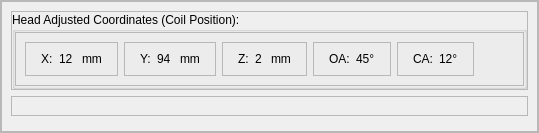
        <widget class="QFrame" name="frame_22">
         <property name="sizePolicy">
          <sizepolicy hsizetype="Expanding" vsizetype="Preferred">
           <horstretch>0</horstretch>
           <verstretch>0</verstretch>
          </sizepolicy>
         </property>
         <property name="font">
          <font>
           <family>Segoe UI</family>
          </font>
         </property>
         <property name="frameShape">
          <enum>QFrame::StyledPanel</enum>
         </property>
         <property name="frameShadow">
          <enum>QFrame::Raised</enum>
         </property>
         <layout class="QHBoxLayout" name="horizontalLayout_21">
          <property name="leftMargin">
           <number>0</number>
          </property>
          <property name="topMargin">
           <number>0</number>
          </property>
          <property name="rightMargin">
           <number>0</number>
          </property>
          <property name="bottomMargin">
           <number>0</number>
          </property>
          <item>
           <widget class="QFrame" name="frame_31">
            <property name="maximumSize">
             <size>
              <width>1677777</width>
              <height>1677777</height>
             </size>
            </property>
            <property name="font">
             <font>
              <family>Segoe UI</family>
             </font>
            </property>
            <property name="frameShape">
             <enum>QFrame::StyledPanel</enum>
            </property>
            <property name="frameShadow">
             <enum>QFrame::Raised</enum>
            </property>
            <layout class="QVBoxLayout" name="verticalLayout_10">
             <item alignment="Qt::AlignTop">
              <widget class="QFrame" name="frame_7">
               <property name="font">
                <font>
                 <family>Segoe UI</family>
                </font>
               </property>
               <property name="frameShape">
                <enum>QFrame::StyledPanel</enum>
               </property>
               <property name="frameShadow">
                <enum>QFrame::Raised</enum>
               </property>
               <layout class="QVBoxLayout" name="verticalLayout_17">
                <property name="leftMargin">
                 <number>0</number>
                </property>
                <property name="topMargin">
                 <number>0</number>
                </property>
                <property name="rightMargin">
                 <number>0</number>
                </property>
                <property name="bottomMargin">
                 <number>0</number>
                </property>
                <item>
                 <widget class="QGroupBox" name="groupBox_7">
                  <property name="font">
                   <font>
                    <family>Segoe UI</family>
                   </font>
                  </property>
                  <property name="title">
                   <string>Head Adjusted Coordinates (Coil Position):</string>
                  </property>
                  <layout class="QVBoxLayout" name="verticalLayout_15">
                   <property name="leftMargin">
                    <number>0</number>
                   </property>
                   <property name="topMargin">
                    <number>0</number>
                   </property>
                   <property name="rightMargin">
                    <number>0</number>
                   </property>
                   <property name="bottomMargin">
                    <number>0</number>
                   </property>
                   <item>
                    <widget class="QFrame" name="frame_10">
                     <property name="font">
                      <font>
                       <family>Segoe UI</family>
                      </font>
                     </property>
                     <property name="frameShape">
                      <enum>QFrame::StyledPanel</enum>
                     </property>
                     <property name="frameShadow">
                      <enum>QFrame::Raised</enum>
                     </property>
                     <layout class="QHBoxLayout" name="horizontalLayout_7">
                      <item>
                       <widget class="QFrame" name="frame_60">
                        <property name="font">
                         <font>
                          <family>Segoe UI</family>
                         </font>
                        </property>
                        <property name="frameShape">
                         <enum>QFrame::StyledPanel</enum>
                        </property>
                        <property name="frameShadow">
                         <enum>QFrame::Raised</enum>
                        </property>
                        <layout class="QHBoxLayout" name="horizontalLayout_23">
                         <property name="leftMargin">
                          <number>15</number>
                         </property>
                         <property name="rightMargin">
                          <number>15</number>
                         </property>
                         <item>
                          <widget class="QLabel" name="label_24">
                           <property name="font">
                            <font>
                             <family>Segoe UI</family>
                            </font>
                           </property>
                           <property name="text">
                            <string>X:</string>
                           </property>
                          </widget>
                         </item>
                         <item>
                          <widget class="QLabel" name="xlabelShow">
                           <property name="font">
                            <font>
                             <family>Segoe UI</family>
                            </font>
                           </property>
                           <property name="text">
                            <string>12 </string>
                           </property>
                          </widget>
                         </item>
                         <item>
                          <widget class="QLabel" name="label_7">
                           <property name="text">
                            <string>mm</string>
                           </property>
                          </widget>
                         </item>
                        </layout>
                       </widget>
                      </item>
                      <item>
                       <widget class="QFrame" name="frame_62">
                        <property name="font">
                         <font>
                          <family>Segoe UI</family>
                         </font>
                        </property>
                        <property name="frameShape">
                         <enum>QFrame::StyledPanel</enum>
                        </property>
                        <property name="frameShadow">
                         <enum>QFrame::Raised</enum>
                        </property>
                        <layout class="QHBoxLayout" name="horizontalLayout_24">
                         <property name="leftMargin">
                          <number>15</number>
                         </property>
                         <property name="rightMargin">
                          <number>15</number>
                         </property>
                         <item>
                          <widget class="QLabel" name="label_25">
                           <property name="font">
                            <font>
                             <family>Segoe UI</family>
                            </font>
                           </property>
                           <property name="text">
                            <string>Y:</string>
                           </property>
                          </widget>
                         </item>
                         <item>
                          <widget class="QLabel" name="YlabelShow">
                           <property name="font">
                            <font>
                             <family>Segoe UI</family>
                            </font>
                           </property>
                           <property name="text">
                            <string>94 </string>
                           </property>
                          </widget>
                         </item>
                         <item>
                          <widget class="QLabel" name="label_8">
                           <property name="text">
                            <string>mm</string>
                           </property>
                          </widget>
                         </item>
                        </layout>
                       </widget>
                      </item>
                      <item>
                       <widget class="QFrame" name="frame_64">
                        <property name="font">
                         <font>
                          <family>Segoe UI</family>
                         </font>
                        </property>
                        <property name="frameShape">
                         <enum>QFrame::StyledPanel</enum>
                        </property>
                        <property name="frameShadow">
                         <enum>QFrame::Raised</enum>
                        </property>
                        <layout class="QHBoxLayout" name="horizontalLayout_26">
                         <property name="leftMargin">
                          <number>15</number>
                         </property>
                         <property name="rightMargin">
                          <number>15</number>
                         </property>
                         <item>
                          <widget class="QLabel" name="label_26">
                           <property name="font">
                            <font>
                             <family>Segoe UI</family>
                            </font>
                           </property>
                           <property name="text">
                            <string>Z:</string>
                           </property>
                          </widget>
                         </item>
                         <item>
                          <widget class="QLabel" name="ZlabelShow">
                           <property name="font">
                            <font>
                             <family>Segoe UI</family>
                            </font>
                           </property>
                           <property name="text">
                            <string>2 </string>
                           </property>
                          </widget>
                         </item>
                         <item>
                          <widget class="QLabel" name="label_9">
                           <property name="text">
                            <string>mm</string>
                           </property>
                          </widget>
                         </item>
                        </layout>
                       </widget>
                      </item>
                      <item>
                       <widget class="QFrame" name="frame_63">
                        <property name="font">
                         <font>
                          <family>Segoe UI</family>
                         </font>
                        </property>
                        <property name="frameShape">
                         <enum>QFrame::StyledPanel</enum>
                        </property>
                        <property name="frameShadow">
                         <enum>QFrame::Raised</enum>
                        </property>
                        <layout class="QHBoxLayout" name="horizontalLayout_25">
                         <property name="leftMargin">
                          <number>15</number>
                         </property>
                         <property name="rightMargin">
                          <number>15</number>
                         </property>
                         <item>
                          <widget class="QLabel" name="label_31">
                           <property name="font">
                            <font>
                             <family>Segoe UI</family>
                            </font>
                           </property>
                           <property name="text">
                            <string>OA:</string>
                           </property>
                          </widget>
                         </item>
                         <item>
                          <widget class="QLabel" name="OAlabelShow">
                           <property name="font">
                            <font>
                             <family>Segoe UI</family>
                            </font>
                           </property>
                           <property name="text">
                            <string>45°</string>
                           </property>
                          </widget>
                         </item>
                        </layout>
                       </widget>
                      </item>
                      <item>
                       <widget class="QFrame" name="frame_65">
                        <property name="font">
                         <font>
                          <family>Segoe UI</family>
                         </font>
                        </property>
                        <property name="frameShape">
                         <enum>QFrame::StyledPanel</enum>
                        </property>
                        <property name="frameShadow">
                         <enum>QFrame::Raised</enum>
                        </property>
                        <layout class="QHBoxLayout" name="horizontalLayout_27">
                         <property name="leftMargin">
                          <number>15</number>
                         </property>
                         <property name="rightMargin">
                          <number>15</number>
                         </property>
                         <item>
                          <widget class="QLabel" name="label_33">
                           <property name="font">
                            <font>
                             <family>Segoe UI</family>
                            </font>
                           </property>
                           <property name="text">
                            <string>CA:</string>
                           </property>
                          </widget>
                         </item>
                         <item>
                          <widget class="QLabel" name="CAlabelShow">
                           <property name="font">
                            <font>
                             <family>Segoe UI</family>
                            </font>
                           </property>
                           <property name="text">
                            <string>12°</string>
                           </property>
                          </widget>
                         </item>
                        </layout>
                       </widget>
                      </item>
                      <item>
                       <spacer name="horizontalSpacer_2">
                        <property name="font">
                         <font>
                          <family>Segoe UI</family>
                         </font>
                        </property>
                        <property name="orientation">
                         <enum>Qt::Horizontal</enum>
                        </property>
                        <property name="sizeHint" stdset="0">
                         <size>
                          <width>40</width>
                          <height>20</height>
                         </size>
                        </property>
                       </spacer>
                      </item>
                     </layout>
                    </widget>
                   </item>
                  </layout>
                 </widget>
                </item>
               </layout>
              </widget>
             </item>
             <item>
              <widget class="QFrame" name="frame_8">
               <property name="sizePolicy">
                <sizepolicy hsizetype="Preferred" vsizetype="Expanding">
                 <horstretch>0</horstretch>
                 <verstretch>0</verstretch>
                </sizepolicy>
               </property>
               <property name="font">
                <font>
                 <family>Segoe UI</family>
                </font>
               </property>
               <property name="frameShape">
                <enum>QFrame::StyledPanel</enum>
               </property>
               <property name="frameShadow">
                <enum>QFrame::Raised</enum>
               </property>
               <layout class="QGridLayout" name="gridLayout_7">
                <item row="0" column="0">
                 <layout class="QGridLayout" name="gridLayout_3"/>
                </item>
               </layout>
              </widget>
             </item>
             <item>
              <widget class="QWidget" name="rotatewidget" native="true">
               <property name="enabled">
                <bool>true</bool>
               </property>
               <property name="font">
                <font>
                 <family>Segoe UI</family>
                </font>
               </property>
               <property name="styleSheet">
                <string notr="true">background-color:black

                 </string>
               </property>
               <layout class="QHBoxLayout" name="horizontalLayout_28">
                <property name="leftMargin">
                 <number>0</number>
                </property>
                <property name="topMargin">
                 <number>0</number>
                </property>
                <property name="rightMargin">
                 <number>0</number>
                </property>
                <property name="bottomMargin">
                 <number>0</number>
                </property>
               </layout>
              </widget>
             </item>
            </layout>
            <zorder>rotatewidget</zorder>
            <zorder>frame_7</zorder>
            <zorder>frame_8</zorder>
           </widget>
          </item>
         </layout>
        </widget>
